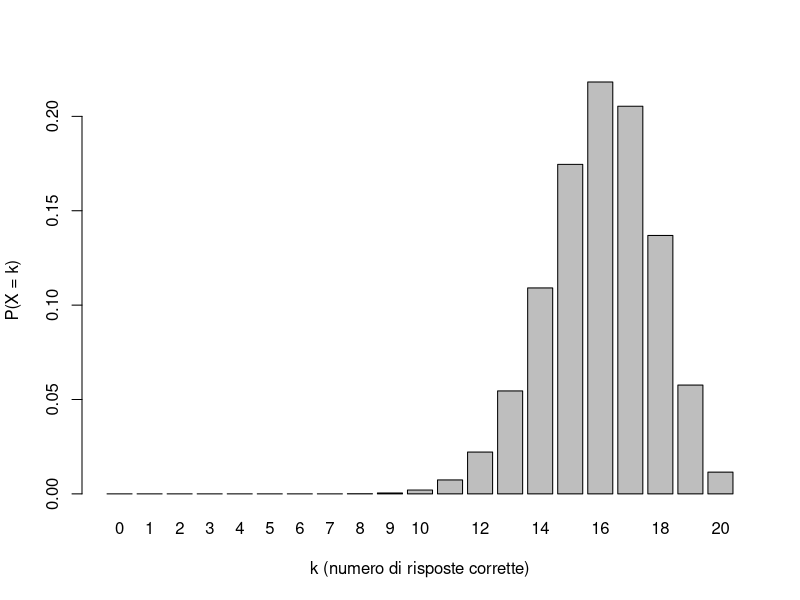
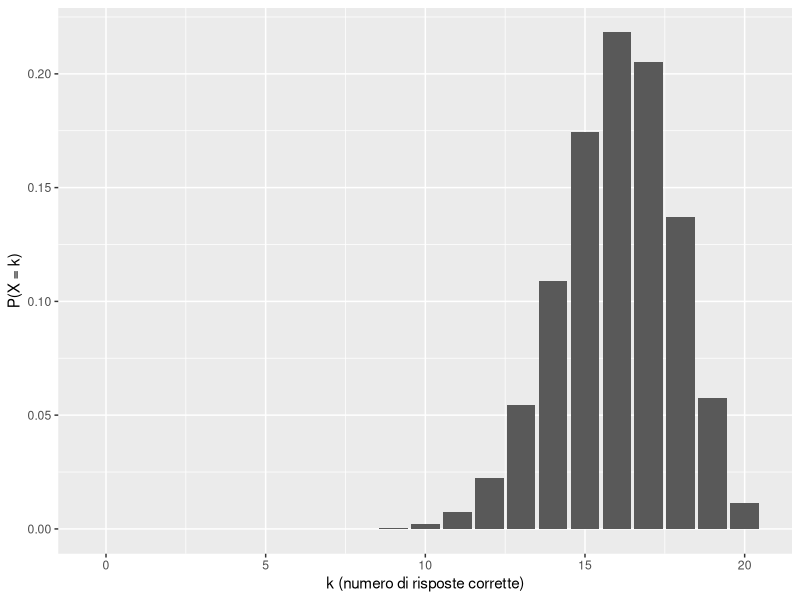
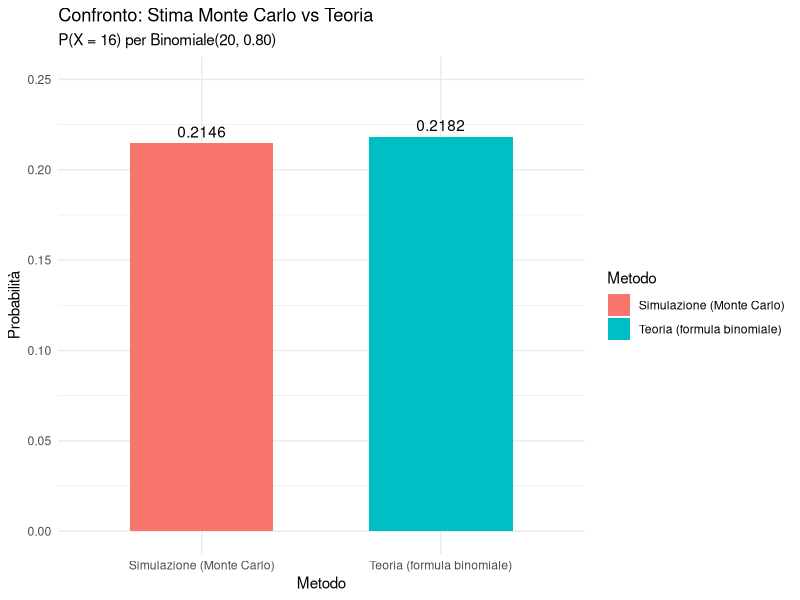
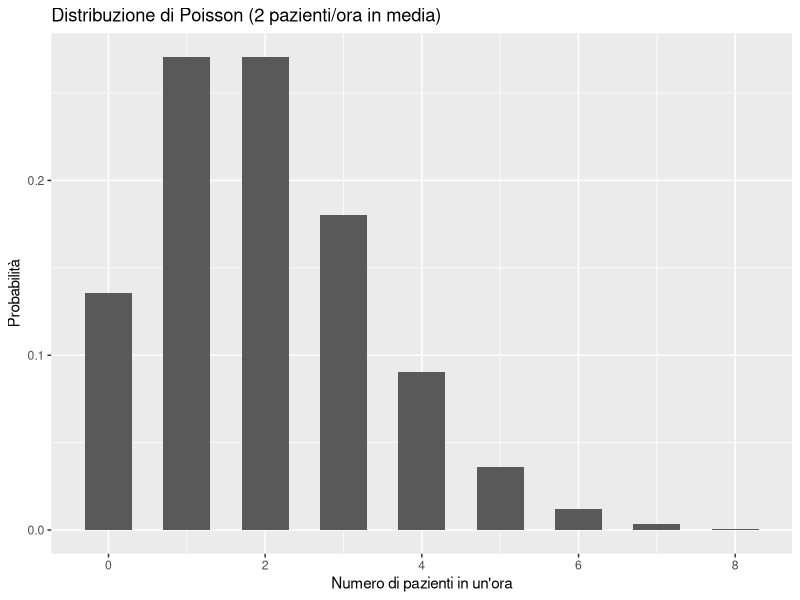
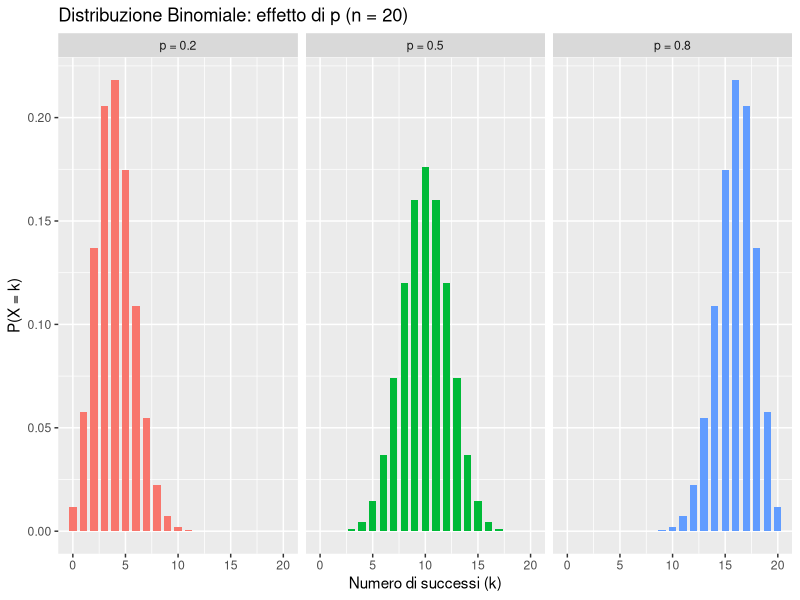
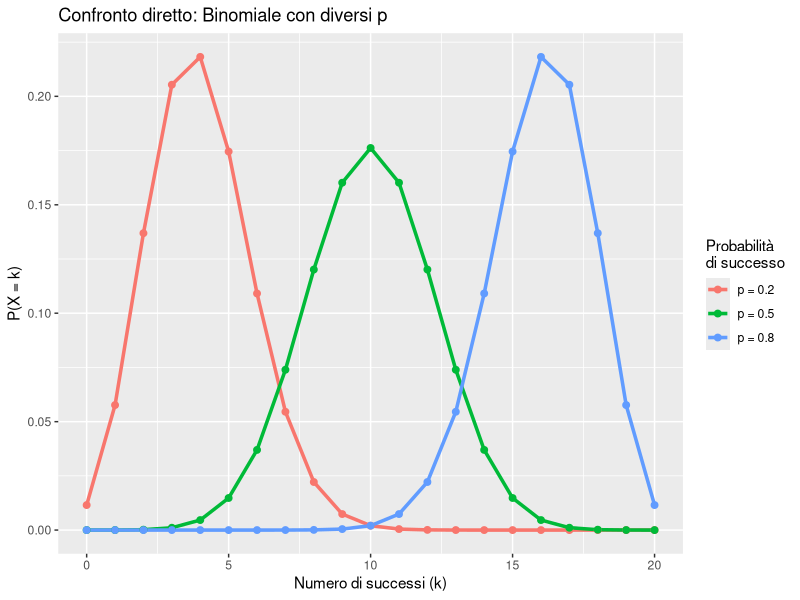
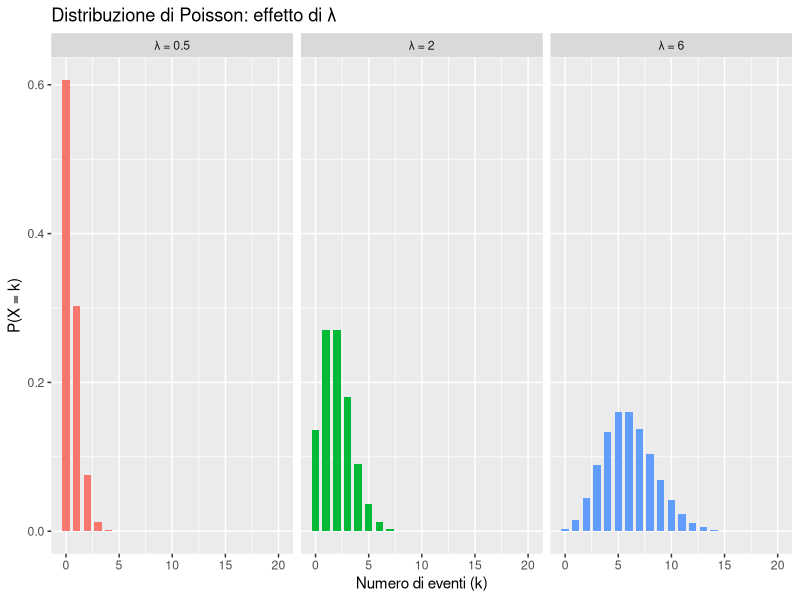
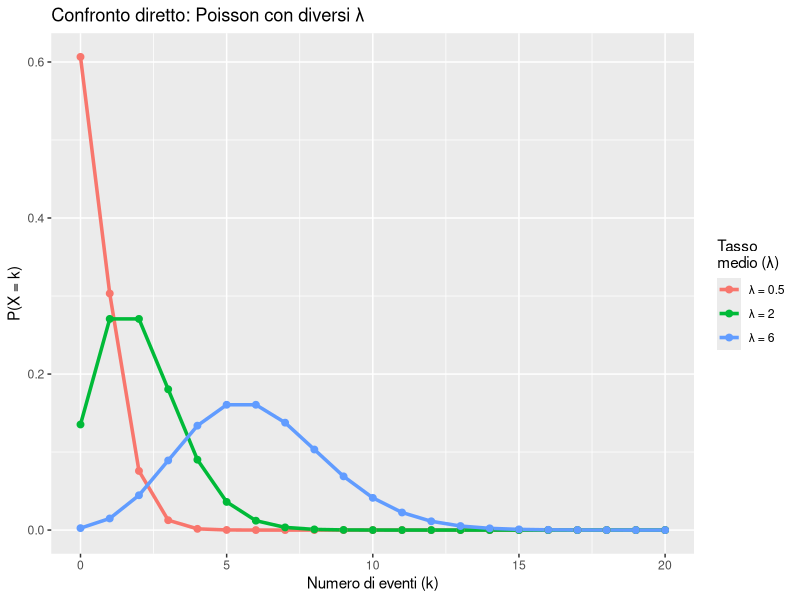

R code for these plots, in order:
## ---- chunk 1
# Rendiamo i risultati replicabili
set.seed(2026)

# Dimensione della simulazione (grande = stime più stabili)
Nsim <- 200000
## ---- chunk 2
p <- 0.15

# Bernoulli è una binomiale con size = 1
P_pos <- dbinom(x = 1, size = 1, prob = p)
P_neg <- dbinom(x = 0, size = 1, prob = p)
## ---- chunk 3
P_pos
## ---- chunk 4
P_neg
## ---- chunk 5
# La somma su tutti gli esiti possibili deve dare 1
P_pos + P_neg
## ---- chunk 6
# rbinom genera 0/1: successi su prove
X <- rbinom(n = Nsim, size = 1, prob = p)
## ---- chunk 7
# La media di 0/1 è la proporzione di successi
mean(X)
## ---- chunk 8
n <- 20
p <- 0.80
k <- 16

## ---- chunk 9
P_Xeq16 <- dbinom(x = k, size = n, prob = p)
P_Xeq16
## ---- chunk 10
P_Xle15 <- pbinom(q = 15, size = n, prob = p)
## ---- chunk 11
P_Xge16 <- 1 - P_Xle15
P_Xge16
## ---- chunk 12
dbinom(x = 16, size = n, prob = p) +
  dbinom(x = 17, size = n, prob = p) +
  dbinom(x = 18, size = n, prob = p) +
  dbinom(x = 19, size = n, prob = p) +
  dbinom(x = 20, size = n, prob = p)
## ---- chunk 13
sum(dbinom(x = 16:20, size = n, prob = p))
## ---- chunk 14
# Calcoliamo tutte le probabilità puntuali in un vettore
pk <- dbinom(x = 0:n, size = n, prob = p)
## ---- chunk 15
tab_binom <- data.frame(k = 0:n, P = pk)
tab_binom
## ---- chunk 16
sum(tab_binom$P)
## ---- chunk 17
barplot(height = tab_binom$P, names.arg = tab_binom$k,
        xlab = "k (numero di risposte corrette)",
        ylab = "P(X = k)")
## ---- chunk 18
library(ggplot2)

tab_binom |> 
  ggplot(aes(x = k, y = P)) +
    geom_col() +
    labs(
      x = "k (numero di risposte corrette)",
      y = "P(X = k)"
    )
## ---- chunk 19
# Parametri
n <- 20      # Numero di prove per esperimento
p <- 0.80    # Probabilità di successo
Nsim <- 10000 # Numero di simulazioni

# Simulazione: Nsim valori dalla Binomiale(20, 0.80)
X_sim <- rbinom(n = Nsim, size = n, prob = p)

# Primi 10 valori generati
head(X_sim, 10)
## ---- chunk 20
# Test logico: quali simulazioni hanno dato 16 successi?
is_16 <- X_sim == 16

# Visualizzazione parziale
head(is_16, 10)
## ---- chunk 21
# Proporzione di TRUE = frequenza relativa di X = 16
freq_16 <- mean(is_16)
freq_16
## ---- chunk 22
# Confronto quantitativo
confronto <- data.frame(
  Metodo = c("Simulazione (Monte Carlo)", "Teoria (formula binomiale)"),
  Probabilità = c(
    mean(X_sim == 16),      # Stima empirica
    dbinom(16, size = n, prob = p)  # Valore teorico esatto
  )
)

confronto
## ---- chunk 23
#| echo: false
confronto |>
ggplot(aes(x = Metodo, y = Probabilità, fill = Metodo)) +
  geom_col(width = 0.6) +
  geom_text(aes(label = round(Probabilità, 4)), vjust = -0.5) +
  labs(title = "Confronto: Stima Monte Carlo vs Teoria",
       subtitle = "P(X = 16) per Binomiale(20, 0.80)") +
  theme_minimal() +
  ylim(0, 0.25)
## ---- chunk 24
   # Con 1 milione di simulazioni
   X_large <- rbinom(1e6, n, p)
   mean(X_large == 16)  # Molto più vicino a 0.2182
## ---- chunk 25
# Tasso medio: 2 pazienti/ora
lambda <- 2  
## ---- chunk 26
P0 <- dpois(x = 0, lambda = lambda)
P0
## ---- chunk 27
P3 <- dpois(x = 3, lambda = lambda)
P3
## ---- chunk 28
P_le1 <- ppois(q = 1, lambda = lambda)
P_le1
## ---- chunk 29
# 1. Creiamo una sequenza di valori possibili per k (numero di pazienti)
k_valori <- 0:8  # Da 0 a 8 pazienti

# 2. Calcoliamo le probabilità per ciascun valore di k
probabilita <- dpois(k_valori, lambda = 2)

# 3. Mettiamo i dati in una tabella (data frame)
tabella <- data.frame(
  pazienti = k_valori,    # Prima colonna: numero di pazienti
  prob = probabilita      # Seconda colonna: probabilità
)
## ---- chunk 30
tabella
## ---- chunk 31
tabella |> 
ggplot(aes(x = pazienti, y = prob)) +
  geom_col(width = 0.6) +
  labs(title = "Distribuzione di Poisson (2 pazienti/ora in media)",
       x = "Numero di pazienti in un'ora",
       y = "Probabilità") 
## ---- chunk 32
# Probabilità cumulativa: P(X <= k) per ogni k
ppois(0:6, lambda = 2)
## ---- chunk 33
# Parametri della simulazione
lambda <- 2         # Media: 2 pazienti all'ora
Nsim <- 10000       # Numero di simulazioni (10,000)
## ---- chunk 34
# Genera Nsim valori dalla distribuzione Poisson
arrivi_simulati <- rpois(n = Nsim, lambda = lambda)

# Visualizza i primi 20 valori
head(arrivi_simulati, 20)
## ---- chunk 35
# Frequenza di 0 arrivi (ore senza pazienti)
freq_0 <- mean(arrivi_simulati == 0)

# Frequenza di 3 arrivi (ore con 3 pazienti)
freq_3 <- mean(arrivi_simulati == 3)
## ---- chunk 36
# Mostra i risultati
cat("Frequenza osservata di 0 arrivi:", freq_0, "\n")
## ---- chunk 37
cat("Frequenza osservata di 3 arrivi:", freq_3)
## ---- chunk 38
# Calcola le probabilità teoriche
teoria_0 <- dpois(0, lambda)  # P(X = 0) teorica
teoria_3 <- dpois(3, lambda)  # P(X = 3) teorica

# Crea una tabella di confronto
confronto <- data.frame(
  Evento = c("0 arrivi", "3 arrivi"),
  Simulazione = c(freq_0, freq_3),
  Teoria = c(teoria_0, teoria_3),
  Differenza = c(freq_0 - teoria_0, freq_3 - teoria_3)
)

# Mostra la tabella
print(confronto)
## ---- chunk 39
arrivi_grandi <- rpois(100000, lambda)
mean(arrivi_grandi == 0)  # Più vicino a 0.1353
mean(arrivi_grandi == 3)  # Più vicino a 0.1804
## ---- chunk 40
# Parametri
n <- 20
k_vals <- 0:n  # Valori possibili per k (da 0 a 20)

# Calcola le probabilità per tre diversi valori di p
pk_p02 <- dbinom(k_vals, size = n, prob = 0.2)  # p basso
pk_p05 <- dbinom(k_vals, size = n, prob = 0.5)  # p intermedio
pk_p08 <- dbinom(k_vals, size = n, prob = 0.8)  # p alto

# Combina i dati in un'unica tabella
dati_binom <- data.frame(
  k = rep(k_vals, 3),
  prob = c(pk_p02, pk_p05, pk_p08),
  p = factor(rep(c("p = 0.2", "p = 0.5", "p = 0.8"), each = length(k_vals)))
)
## ---- chunk 41
head(dati_binom, 10)
## ---- chunk 42
#| echo: false
dati_binom |> 
ggplot(aes(x = k, y = prob, fill = p)) +
  geom_col(width = 0.7) +
  facet_wrap(~ p, ncol = 3) +  # Tre grafici affiancati
  labs(title = "Distribuzione Binomiale: effetto di p (n = 20)",
       x = "Numero di successi (k)",
       y = "P(X = k)") +
  theme(legend.position = "none")  # Rimuove la legenda (ridondante)
## ---- chunk 43
#| echo: false
ggplot(dati_binom, aes(x = k, y = prob, color = p)) +
  geom_line(linewidth = 1.2) +
  geom_point(size = 2) +
  labs(title = "Confronto diretto: Binomiale con diversi p",
       x = "Numero di successi (k)",
       y = "P(X = k)",
       color = "Probabilità\ndi successo") 
## ---- chunk 44
# Valori di k da visualizzare
k_vals <- 0:20

# Calcola le probabilità per tre diversi lambda
pk_l05 <- dpois(k_vals, lambda = 0.5)  # Lambda piccolo
pk_l2  <- dpois(k_vals, lambda = 2)    # Lambda intermedio
pk_l6  <- dpois(k_vals, lambda = 6)    # Lambda grande

# Combina i dati
dati_pois <- data.frame(
  k = rep(k_vals, 3),
  prob = c(pk_l05, pk_l2, pk_l6),
  lambda = factor(rep(c("λ = 0.5", "λ = 2", "λ = 6"), each = length(k_vals)))
)
## ---- chunk 45
#| echo: false
ggplot(dati_pois, aes(x = k, y = prob, fill = lambda)) +
  geom_col(width = 0.7) +
  facet_wrap(~ lambda, ncol = 3) +
  labs(title = "Distribuzione di Poisson: effetto di λ",
       x = "Numero di eventi (k)",
       y = "P(X = k)") +
  theme(legend.position = "none")
## ---- chunk 46
#| echo: false
ggplot(dati_pois, aes(x = k, y = prob, color = lambda)) +
  geom_line(linewidth = 1.2) +
  geom_point(size = 2) +
  labs(title = "Confronto diretto: Poisson con diversi λ",
       x = "Numero di eventi (k)",
       y = "P(X = k)",
       color = "Tasso\nmedio (λ)") 
## ---- chunk 47
#| echo: false
# Parametri
n_grande <- 100
p_piccolo <- 0.05
lambda_equiv <- n_grande * p_piccolo  # = 5

# Calcola le distribuzioni
k_vals <- 0:15
binomiale <- dbinom(k_vals, size = n_grande, prob = p_piccolo)
poisson <- dpois(k_vals, lambda = lambda_equiv)

# Crea il data frame
dati_confronto <- data.frame(
  k = rep(k_vals, 2),
  prob = c(binomiale, poisson),
  Distribuzione = rep(c("Binomiale", "Poisson"), each = length(k_vals))
)

# Grafico di confronto
ggplot(dati_confronto, aes(x = k, y = prob, color = Distribuzione)) +
  geom_line(linewidth = 1.2, linetype = "solid") +
  geom_point(aes(shape = Distribuzione), size = 3) +
  labs(title = "Confronto Binomiale vs Poisson",
       subtitle = "Binomiale(100, 0.05) vs Poisson(5)",
       x = "k",
       y = "P(X = k)") 
## ---- chunk 48
# Tasso base: 2 pazienti all'ora
lambda <- 2

# Mezz'ora (t = 0.5)
lambda_30min <- lambda * 0.5

# Due ore (t = 2)
lambda_2h <- lambda * 2
## ---- chunk 49
lambda_30min
lambda_2h
## ---- chunk 50
# P(X = 0) nei tre scenari
dpois(0, lambda = 1)    # 30 minuti
dpois(0, lambda = 2)    # 1 ora
dpois(0, lambda = 4)    # 2 ore
